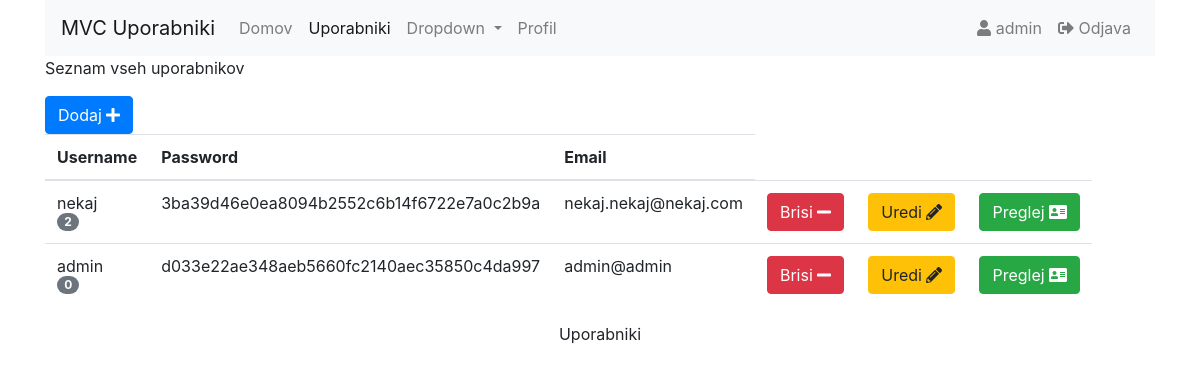
The app's page /panel.php?controller=oglasi&action=index (signed in) with its own data.
### tables this page shows
CREATE TABLE `user` (
  `id` int(10) NOT NULL,
  `username` varchar(40) NOT NULL,
  `password` varchar(40) NOT NULL,
  `email` varchar(40) NOT NULL,
  `name` varchar(40) NOT NULL,
  `surname` varchar(40) NOT NULL,
  `address` varchar(40) DEFAULT NULL,
  `mail` varchar(40) DEFAULT NULL,
  `phone` varchar(40) DEFAULT NULL,
  `gender` varchar(40) DEFAULT NULL,
  `age` int(3) DEFAULT NULL,
  `admin` tinyint(1) NOT NULL
);

### controllers/oglasi_controller.php (called while the page is built, shortened)
<?php
class oglasi_controller {
  public function index() {
    $oglasi = Oglas::vsi();
    require_once('views/oglasi/index.php');
  }
  }
  ?>

### panel.php (called while the page is built, shortened)
<?php
require_once('views/layout.php');
?>

### models/oglasi.php (called while the page is built, shortened)
<?php
class Oglas {
  public function __construct($id, $username, $password,$email, $name, $surname, $address, $mail, $phone, $gender, $age) {
    $this->id      = $id;
    $this->username  = $username;
    $this->password = $password;
    $this->email = $email;
  }
  public static function vsi() {
    $list = [];
    $db = Db::getInstance();
    $result = mysqli_query($db,'SELECT * FROM user');
    while($row = mysqli_fetch_assoc($result)){
      $list[] = new Oglas($row['id'], $row['username'], $row['password'], $row['email'], $row['name'], $row['surname'], $row['address'], $row['mail'], $row['phone'], $row['gender'], $row['age']);
    }
    return $list;
  }
}
?>

### views/oglasi/index.php (the view, shortened to what this page needs)
<p>Seznam vseh uporabnikov</p>
<a href="?controller=oglasi&action=dodaj" class="btn btn-primary">Dodaj <i class="fas fa-plus"></i></a>
<table class="table table-hover">
    <thead>
      <tr>
        <th>Username</th>
        <th>Password</th>
        <th>Email</th>
      </tr>
    </thead>
    <tbody>
 <?php
    function stObjav($id)
    {
        $stevec=0;
        $db = Db::getInstance();
        $result = 'SELECT * FROM objave';
        $res = $db->query($result);
        $objave = array();
        while($objava = $res->fetch_object()){
            array_push($objave, $objava);
        }
        foreach($objave as $objava)
        {
            if($objava->user_id == $id)
            {
                $stevec = $stevec+1;
            }
        }
        return $stevec;
    }
 ?>
<?php foreach($oglasi as $oglas) { ?>
  <tr>
  <td><?php echo $oglas->username; ?><br><span class="badge badge-pill badge-secondary"><?php echo stObjav($oglas->id); ?></span></td>
  <td>
      <?php echo $oglas->password; ?>
	</td>
	<td><?php echo $oglas->email; ?></td>
      <td><a href='?controller=oglasi&action=brisi&id=<?php echo $oglas->id; ?>' class="btn btn-danger">Brisi <i class="fas fa-minus"></i></a></td>
      <td><a href='?controller=oglasi&action=uredi&id=<?php echo $oglas->id; ?>' class="btn btn-warning">Uredi <i class="fas fa-pencil-alt"></i></a></td>
      <td><a href='?controller=oglasi&action=prikazi&id=<?php echo $oglas->id; ?>' class="btn btn-success">Preglej <i class="fas fa-address-card"></i></a></td>
 </tr>
<?php } ?>
    </tbody>
  </table>

### records on screen
user: username "nekaj", id "2", password "3ba39d46e0ea8094b2552c6b14f6722e7a0c2b9a", email "nekaj.nekaj@nekaj.com"
user: username "admin", id "0", password "d033e22ae348aeb5660fc2140aec35850c4da997", email "admin@admin"

### other values on screen
$_SESSION['USER'] "admin"
